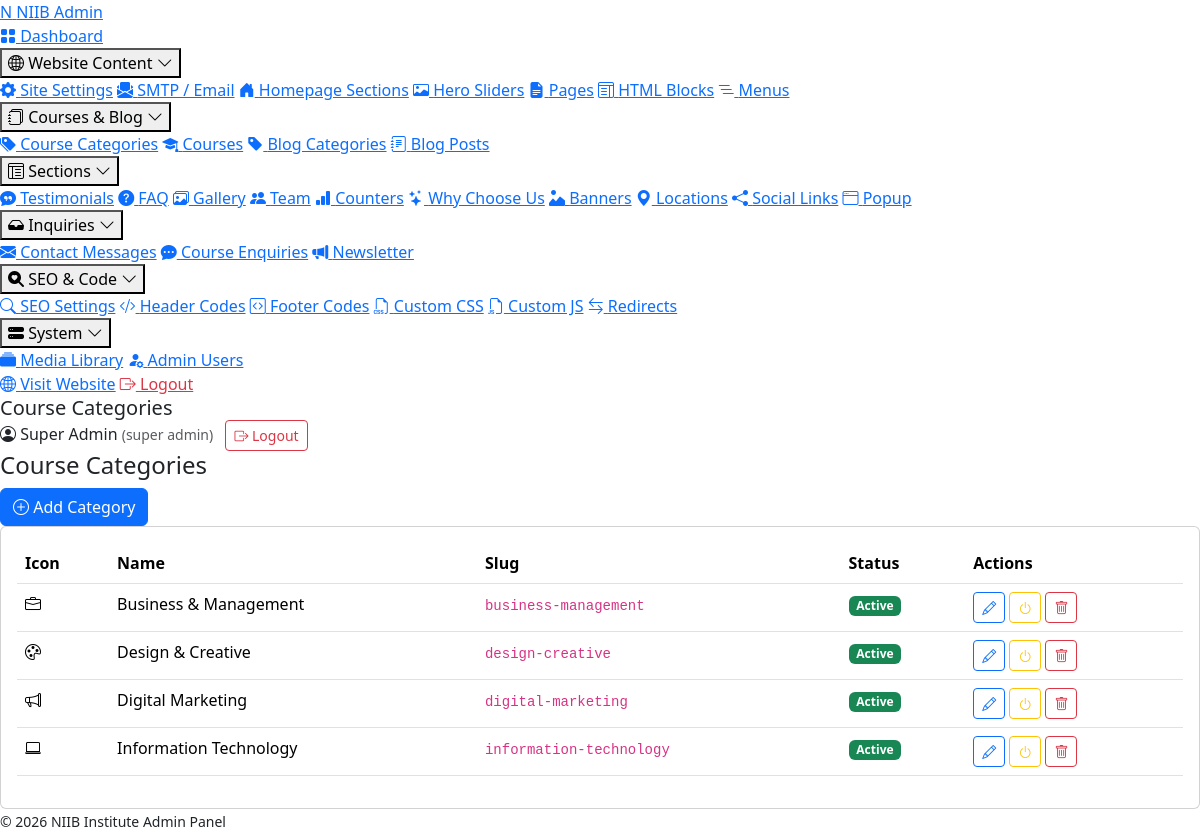
Screenshot of /admin/modules/course_categories.php (signed in) with the database file from the repository.
### tables this page shows
CREATE TABLE `course_categories` (
  `id` INT(11) UNSIGNED NOT NULL AUTO_INCREMENT,
  `name` VARCHAR(150) NOT NULL,
  `slug` VARCHAR(150) NOT NULL,
  `description` TEXT,
  `icon` VARCHAR(80) DEFAULT NULL,
  `image` VARCHAR(255) DEFAULT NULL,
  `sort_order` INT(11) NOT NULL DEFAULT 0,
  `status` TINYINT(1) NOT NULL DEFAULT 1,
  `created_at` DATETIME NOT NULL DEFAULT CURRENT_TIMESTAMP,
  PRIMARY KEY (`id`),
  UNIQUE KEY `slug` (`slug`)
);

### includes/functions.php (called while the page is built, shortened)
<?php
function e($value) {
    return htmlspecialchars((string)$value, ENT_QUOTES | ENT_HTML5, 'UTF-8');
}

### config/database.php (called while the page is built, shortened)
<?php
function db() {
    static $pdo = null;
    if ($pdo === null) {
        $dsn = 'mysql:host=' . DB_HOST . ';dbname=' . DB_NAME . ';charset=' . DB_CHARSET;
        $options = [
            PDO::ATTR_ERRMODE            => PDO::ERRMODE_EXCEPTION,
            PDO::ATTR_DEFAULT_FETCH_MODE => PDO::FETCH_ASSOC,
            PDO::ATTR_EMULATE_PREPARES   => false,
            PDO::MYSQL_ATTR_INIT_COMMAND => "SET NAMES " . DB_CHARSET
        ];
        try {
            $pdo = new PDO($dsn, DB_USER, DB_PASS, $options);
        } catch (PDOException $e) {
            if (ENVIRONMENT === 'development') {
                die('Database connection failed: ' . $e->getMessage());
            } else {
                error_log('DB connection error: ' . $e->getMessage());
                die('Service temporarily unavailable.');
            }
        }
    }
    return $pdo;
}

### admin/includes/auth.php (called while the page is built, shortened)
<?php
require_once __DIR__ . '/../../config/database.php';
require_once __DIR__ . '/../../includes/functions.php';
try {
    $stmt = db()->prepare("SELECT id, name, email, role, avatar FROM admin_users WHERE id=? AND status=1");
    $stmt->execute([$_SESSION['admin_id']]);
    $current_admin = $stmt->fetch();
} catch (Throwable $e) {
    die('DB error. Please run install.php.');
}

### admin/modules/course_categories.php (the view, shortened to what this page needs)
<?php
require __DIR__.'/../includes/auth.php';
$page_title='Course Categories'; $active='course_categories';
$action=$_GET['action']??'list'; $id=(int)($_GET['id']??0); $pdo=db();
include __DIR__.'/../includes/header.php';
if ($action==='add' || $action==='edit') {
    $c=['id'=>0,'name'=>'','slug'=>'','description'=>'','icon'=>'','image'=>'','sort_order'=>0,'status'=>1];
    if ($action==='edit' && $id>0){$r=crud_fetch('course_categories',$id); if($r)$c=$r;}
?>
<div class="page-header"><h4><?= $action==='edit'?'Edit Category':'Add Category' ?></h4><a class="btn btn-outline-secondary btn-sm" href="<?= ADMIN_URL ?>/modules/course_categories.php"><i class="bi bi-arrow-left"></i> Back</a></div>
<form method="post" enctype="multipart/form-data"><?= csrf_field() ?>
<input type="hidden" name="id" value="<?= (int)$c['id'] ?>">
<input type="hidden" name="existing_image" value="<?= e($c['image']) ?>">
<div class="card"><div class="card-body"><div class="row g-3">
<div class="col-md-6"><label class="form-label">Name *</label><input id="cn" name="name" class="form-control" required value="<?= e($c['name']) ?>"></div>
<div class="col-md-6"><label class="form-label">Slug</label><input name="slug" data-slug-source="cn" class="form-control" value="<?= e($c['slug']) ?>"></div>
<div class="col-12"><label class="form-label">Description</label><textarea name="description" class="form-control"><?= e($c['description']) ?></textarea></div>
<div class="col-md-4"><label class="form-label">Icon (Bootstrap Icons)</label><input name="icon" class="form-control" value="<?= e($c['icon']) ?>" placeholder="bi-laptop"></div>
<div class="col-md-4"><label class="form-label">Sort Order</label><input type="number" name="sort_order" class="form-control" value="<?= (int)$c['sort_order'] ?>"></div>
<div class="col-md-4 d-flex align-items-end"><div class="form-check form-switch"><input type="checkbox" name="status" id="cs" value="1" class="form-check-input" <?= $c['status']?'checked':'' ?>><label class="form-check-label" for="cs">Active</label></div></div>
<div class="col-md-6"><label class="form-label">Image (optional)</label>
    <?php if ($c['image']): ?><img id="cip" src="<?= e(img_url($c['image'])) ?>" class="preview-img"><?php else: ?><img id="cip" class="preview-img" style="display:none"><?php endif; ?>
    <input type="file" name="image" data-preview="cip" class="form-control mt-2" accept="image/*">
</div>
</div></div></div>
<button class="btn btn-primary mt-3"><i class="bi bi-check2-circle"></i> Save</button>
</form>
<?php } else {
    $rows=$pdo->query("SELECT * FROM course_categories ORDER BY sort_order, name")->fetchAll();
?>
<div class="page-header"><h4>Course Categories</h4><a class="btn btn-primary" href="?action=add"><i class="bi bi-plus-circle"></i> Add Category</a></div>
<div class="card"><div class="card-body"><div class="table-responsive">
<table class="table table-hover"><thead><tr><th>Icon</th><th>Name</th><th>Slug</th><th>Status</th><th>Actions</th></tr></thead><tbody>
<?php foreach($rows as $r): ?>
<tr><td><i class="bi <?= e($r['icon']) ?>"></i></td><td><?= e($r['name']) ?></td><td><code><?= e($r['slug']) ?></code></td>
<td><?= $r['status']?'<span class="badge bg-success">Active</span>':'<span class="badge bg-secondary">Inactive</span>' ?></td>
<td>
    <a class="btn btn-sm btn-outline-primary" href="?action=edit&id=<?= $r['id'] ?>"><i class="bi bi-pencil"></i></a>
    <a class="btn btn-sm btn-outline-warning" href="?action=toggle&id=<?= $r['id'] ?>"><i class="bi bi-power"></i></a>
    <a class="btn btn-sm btn-outline-danger confirm-delete" href="?action=delete&id=<?= $r['id'] ?>"><i class="bi bi-trash"></i></a>
</td></tr>
<?php endforeach; ?>
</tbody></table></div></div></div>
<?php } ?>
<?php include __DIR__.'/../includes/footer.php'; ?>

### admin/includes/header.php (shortened to what this page needs)
<?php
$page_title = $page_title ?? 'Admin';
$active = $active ?? '';
?>
<!DOCTYPE html>
<html lang="en">
<head>
<link href="https://cdn.jsdelivr.net/npm/bootstrap@5.3.2/dist/css/bootstrap.min.css" rel="stylesheet">
<link href="https://cdn.jsdelivr.net/npm/bootstrap-icons@1.11.1/font/bootstrap-icons.min.css" rel="stylesheet">
<link href="<?= ADMIN_URL ?>/assets/css/admin.css?v=4" rel="stylesheet">
</head>
<body>
<aside class="admin-sidebar">
    <div class="sidebar-brand">
        <a href="<?= ADMIN_URL ?>/index.php"><span class="logo-mark">N</span> <span class="logo-text">NIIB Admin</span></a>
    </div>
    <nav class="sidebar-nav">
        <a href="<?= ADMIN_URL ?>/index.php" class="<?= $active==='dashboard'?'active':'' ?>"><i class="bi bi-grid-fill"></i> Dashboard</a>
        <?php foreach ($nav_groups as $groupLabel => $group):
            $isOpen = false;
            foreach ($group['items'] as $i) if ($i['key'] === $active) { $isOpen = true; break; }
        ?>
        <div class="nav-group<?= $isOpen ? ' open' : '' ?>">
            <button type="button" class="nav-group-toggle">
                <i class="bi <?= e($group['icon']) ?>"></i>
                <span><?= e($groupLabel) ?></span>
                <i class="bi bi-chevron-down nav-group-chev"></i>
            </button>
            <div class="nav-group-items">
                <?php foreach ($group['items'] as $i): ?>
                    <a href="<?= ADMIN_URL ?>/<?= $i['href'] ?>" class="<?= $active===$i['key']?'active':'' ?>"><i class="bi <?= e($i['icon']) ?>"></i> <?= e($i['label']) ?></a>
                <?php endforeach; ?>
            </div>
        </div>
        <?php endforeach; ?>
        <a href="<?= SITE_URL ?>" target="_blank"><i class="bi bi-globe2"></i> Visit Website</a>
        <a href="<?= ADMIN_URL ?>/logout.php" class="text-danger"><i class="bi bi-box-arrow-right"></i> Logout</a>
    </nav>
</aside>
<div class="admin-main">
    <header class="admin-topbar">
        <h5 class="m-0"><?= e($page_title) ?></h5>
        <div class="ms-auto admin-user">
            <span class="d-none d-md-inline me-2"><i class="bi bi-person-circle"></i> <?= e($current_admin['name']) ?> <small class="text-muted">(<?= e(str_replace('_',' ',$current_admin['role'])) ?>)</small></span>
            <a href="<?= ADMIN_URL ?>/logout.php" class="btn btn-sm btn-outline-danger"><i class="bi bi-box-arrow-right"></i> Logout</a>
        </div>
    </header>
    <main class="admin-content">

### rows the page displays
course_categories: name "Business & Management", slug "business-management", status "Active"
course_categories: name "Design & Creative", slug "design-creative", status "Active"
course_categories: name "Digital Marketing", slug "digital-marketing", status "Active"
course_categories: name "Information Technology", slug "information-technology", status "Active"

### other values shown
$groupLabel "Website Content"
$i['label'] "Site Settings"
$i['label'] "SMTP / Email"
$i['label'] "Homepage Sections"
$i['label'] "Hero Sliders"
$i['label'] "Pages"
$i['label'] "HTML Blocks"
$i['label'] "Menus"
$groupLabel "Courses & Blog"
$i['label'] "Course Categories"
$i['label'] "Courses"
$i['label'] "Blog Categories"
$i['label'] "Blog Posts"
$groupLabel "Sections"
$i['label'] "Testimonials"
